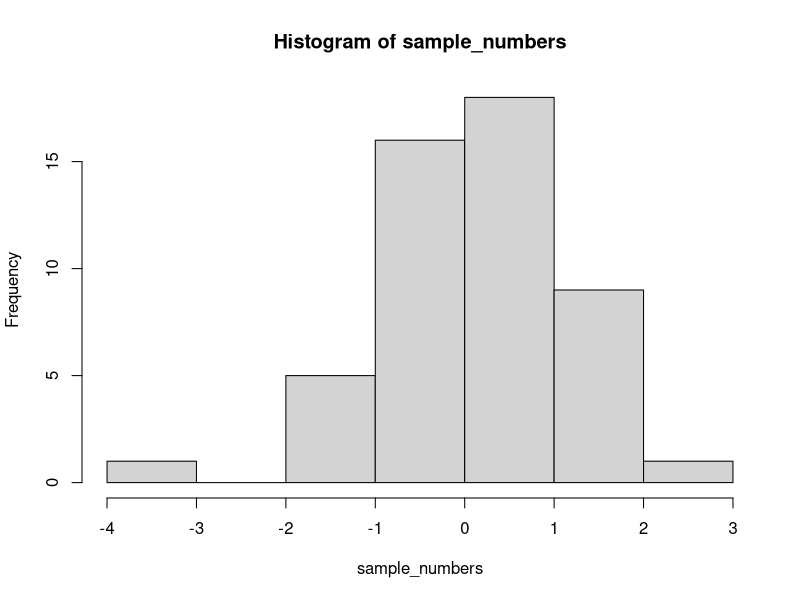
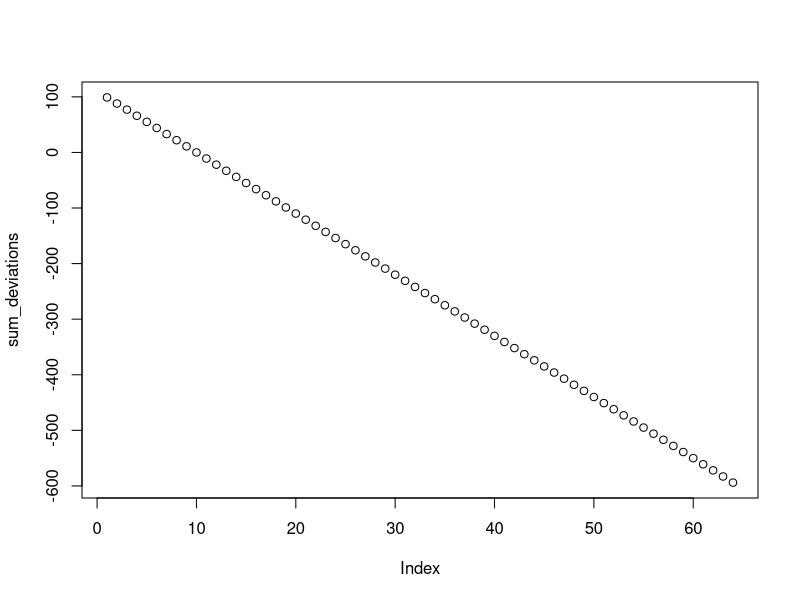
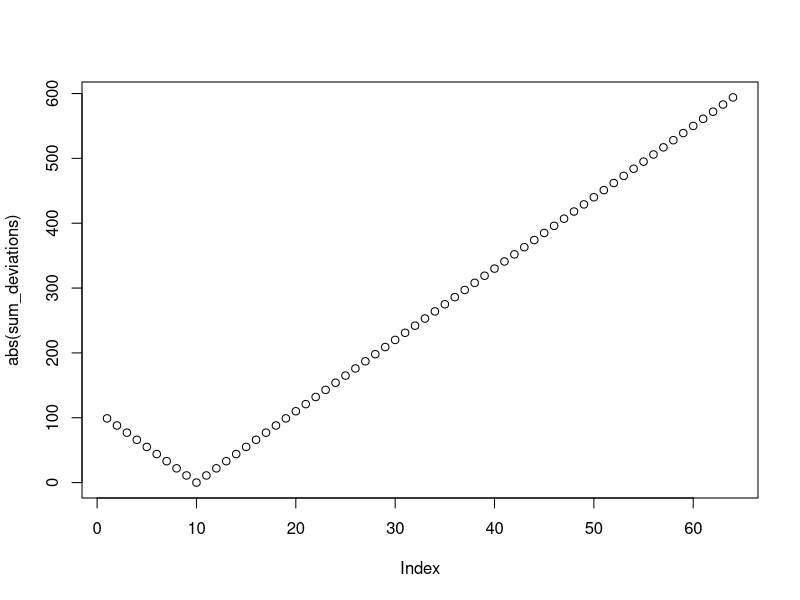

Write R code to recreate these figures, in order.
## ---- chunk 1
knitr::opts_chunk$set(
  collapse = TRUE,
  comment = "#>"
)
## ---- chunk 2
a <- 1:10

mean(a) # arithmetic mean
median(a) # median
sd(a) # sample standard deviation (n-1)
var(a) # sample variance (n-1)
## ---- chunk 3
# sample 50 numbers from normal distribution
sample_numbers <- rnorm(n= 50, mean = 0, sd = 1)

#show a histogram of the sample
hist(sample_numbers)

mean(sample_numbers)
sd(sample_numbers)
## ---- chunk 4
mean(1:10)

a <- c(1,2,3,4,5,6,7,8,9,10)
mean(a)
## ---- chunk 5
a <- 1:10 # create a vector
sum_a <- sum(a) # store the sum
length_a <- length(a) # store the length (n)
mean_a <- sum(a)/length(a) # store the sum/n
mean_a # report the mean
## ---- chunk 6
# A long-form mean function that shows each step
my_mean <- function(x) {
  sum_x    <- sum(x) # store the sum
  length_x <- length(x) # store the length (n)
  mean_x   <- sum_x/length_x # divide and store mean
  return(mean_x) # output the mean
}

my_mean(1:10)
## ---- chunk 7
# return() is not necessary if the function ends with a
# variable name being printed
my_mean <- function(x) {
  sum_x    <- sum(x) # store the sum
  length_x <- length(x) # store the length (n)
  mean_x   <- sum_x/length_x # compute and store mean
  mean_x # output the mean
}

my_mean(1:10)

# end with the mean computation
my_mean <- function(x) {
  sum_x <- sum(x) # store the sum
  length_x <- length(x) # store the length (n)
  sum_x/length_x # compute and output the mean
}

my_mean(1:10)

# no intermediate saving of sum or length
my_mean <- function(x) {
  sum(x)/length(x) # compute and output the mean
}

my_mean(1:10)

# one-liner
my_mean <- function(x) sum(x)/length(x)

my_mean(1:10)
## ---- chunk 8
scores <- c(1,64,5,4,3,4,5,6,7,8,3)
## ---- chunk 9
scores-5
## ---- chunk 10
sum(scores-5)
## ---- chunk 11
scores # the scores

mean(scores) # the mean

scores-mean(scores) #the vector of deviations from the mean

sum(scores-mean(scores)) # the sum
## ---- chunk 12
sum(scores-1)
sum(scores-2)
sum(scores-3)
sum(scores-4)
sum(scores-5)
sum(scores-6)
## and so on to 64
## ---- chunk 13
min(scores) 
max(scores)
numbers_to_test <- min(scores):max(scores)

sum_deviations <-c() # create an empty vector to store sums
for(i in numbers_to_test) {
  sum_deviations[i] <- sum(scores-i)
}

sum_deviations
## ---- chunk 14
plot(sum_deviations)
## ---- chunk 15
plot(abs(sum_deviations))
## ---- chunk 16
#find the positions in vector that equal 0
which(sum_deviations == 0)

#show the value in position 10
sum_deviations[10]

#all in one
sum_deviations[ which(sum_deviations == 0) ]
## ---- chunk 17

scores <- 1:20
numbers_to_test <- min(scores):max(scores)

sum_deviations <-c() # create an empty vector to store sums
for(i in numbers_to_test) {
  sum_deviations[i] <- sum(scores-i)
}

sum_deviations
which(sum_deviations == 0)
## ---- chunk 18
which(abs(sum_deviations) == min(abs(sum_deviations)))
